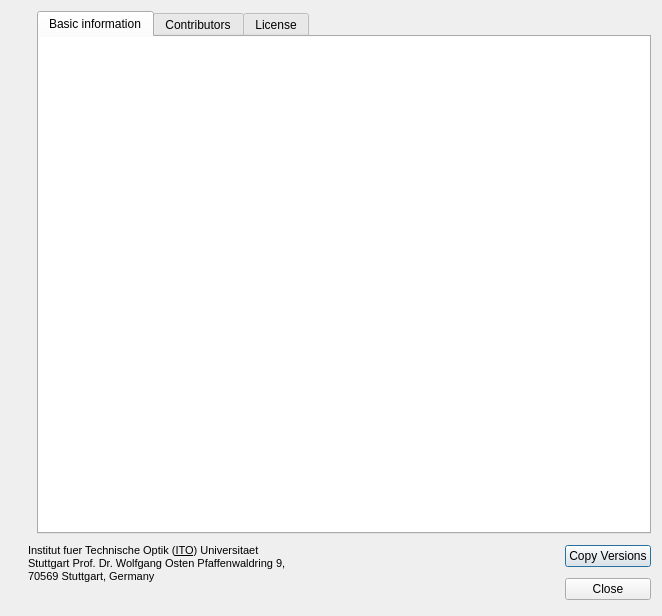
<?xml version="1.0" encoding="UTF-8"?>
<ui version="4.0">
 <class>DialogAboutQItom</class>
 <widget class="QDialog" name="DialogAboutQItom">
  <property name="geometry">
   <rect>
    <x>0</x>
    <y>0</y>
    <width>662</width>
    <height>616</height>
   </rect>
  </property>
  <property name="minimumSize">
   <size>
    <width>0</width>
    <height>0</height>
   </size>
  </property>
  <property name="maximumSize">
   <size>
    <width>16777215</width>
    <height>16777215</height>
   </size>
  </property>
  <property name="windowTitle">
   <string>About itom</string>
  </property>
  <layout class="QGridLayout" name="gridLayout">
   <item row="0" column="0">
    <widget class="QLabel" name="itomLogo">
     <property name="sizePolicy">
      <sizepolicy hsizetype="Preferred" vsizetype="Maximum">
       <horstretch>0</horstretch>
       <verstretch>0</verstretch>
      </sizepolicy>
     </property>
     <property name="maximumSize">
      <size>
       <width>64</width>
       <height>64</height>
      </size>
     </property>
     <property name="toolTip">
      <string>ito logo</string>
     </property>
     <property name="text">
      <string/>
     </property>
     <property name="pixmap">
      <pixmap resource="../qitom.qrc">:/application/icons/itomicon/itomLogo3_64.png</pixmap>
     </property>
     <property name="scaledContents">
      <bool>false</bool>
     </property>
    </widget>
   </item>
   <item row="0" column="1" rowspan="2">
    <widget class="QTabWidget" name="tabWidget">
     <property name="currentIndex">
      <number>0</number>
     </property>
     <widget class="QWidget" name="tab">
      <attribute name="title">
       <string>Basic information</string>
      </attribute>
      <layout class="QVBoxLayout" name="verticalLayout_4">
       <property name="spacing">
        <number>0</number>
       </property>
       <property name="leftMargin">
        <number>0</number>
       </property>
       <property name="topMargin">
        <number>0</number>
       </property>
       <property name="rightMargin">
        <number>0</number>
       </property>
       <property name="bottomMargin">
        <number>0</number>
       </property>
       <item>
        <widget class="QTextBrowser" name="txtBasic">
         <property name="enabled">
          <bool>true</bool>
         </property>
         <property name="font">
          <font>
           <kerning>true</kerning>
          </font>
         </property>
         <property name="autoFillBackground">
          <bool>true</bool>
         </property>
         <property name="frameShape">
          <enum>QFrame::NoFrame</enum>
         </property>
         <property name="frameShadow">
          <enum>QFrame::Raised</enum>
         </property>
         <property name="lineWidth">
          <number>1</number>
         </property>
         <property name="readOnly">
          <bool>true</bool>
         </property>
         <property name="html">
          <string>&lt;!DOCTYPE HTML PUBLIC &quot;-//W3C//DTD HTML 4.0//EN&quot; &quot;http://www.w3.org/TR/REC-html40/strict.dtd&quot;&gt;
&lt;html&gt;&lt;head&gt;&lt;meta name=&quot;qrichtext&quot; content=&quot;1&quot; /&gt;&lt;style type=&quot;text/css&quot;&gt;
p, li { white-space: pre-wrap; }
&lt;/style&gt;&lt;/head&gt;&lt;body style=&quot; font-family:'MS Shell Dlg 2'; font-size:6.6pt; font-weight:400; font-style:normal;&quot;&gt;
&lt;p style=&quot;-qt-paragraph-type:empty; margin-top:0px; margin-bottom:0px; margin-left:0px; margin-right:0px; -qt-block-indent:0; text-indent:0px; font-size:8pt;&quot;&gt;&lt;br /&gt;&lt;/p&gt;&lt;/body&gt;&lt;/html&gt;</string>
         </property>
         <property name="textInteractionFlags">
          <set>Qt::LinksAccessibleByMouse|Qt::TextSelectableByMouse</set>
         </property>
         <property name="openExternalLinks">
          <bool>true</bool>
         </property>
        </widget>
       </item>
      </layout>
     </widget>
     <widget class="QWidget" name="tab_2">
      <attribute name="title">
       <string>Contributors</string>
      </attribute>
      <layout class="QVBoxLayout" name="verticalLayout_5">
       <property name="spacing">
        <number>0</number>
       </property>
       <property name="leftMargin">
        <number>0</number>
       </property>
       <property name="topMargin">
        <number>0</number>
       </property>
       <property name="rightMargin">
        <number>0</number>
       </property>
       <property name="bottomMargin">
        <number>0</number>
       </property>
       <item>
        <widget class="QTextEdit" name="txtContributors">
         <property name="enabled">
          <bool>true</bool>
         </property>
         <property name="font">
          <font>
           <kerning>true</kerning>
          </font>
         </property>
         <property name="autoFillBackground">
          <bool>true</bool>
         </property>
         <property name="frameShape">
          <enum>QFrame::NoFrame</enum>
         </property>
         <property name="frameShadow">
          <enum>QFrame::Raised</enum>
         </property>
         <property name="lineWidth">
          <number>1</number>
         </property>
         <property name="readOnly">
          <bool>true</bool>
         </property>
         <property name="html">
          <string>&lt;!DOCTYPE HTML PUBLIC &quot;-//W3C//DTD HTML 4.0//EN&quot; &quot;http://www.w3.org/TR/REC-html40/strict.dtd&quot;&gt;
&lt;html&gt;&lt;head&gt;&lt;meta name=&quot;qrichtext&quot; content=&quot;1&quot; /&gt;&lt;style type=&quot;text/css&quot;&gt;
p, li { white-space: pre-wrap; }
&lt;/style&gt;&lt;/head&gt;&lt;body style=&quot; font-family:'MS Shell Dlg 2'; font-size:6.6pt; font-weight:400; font-style:normal;&quot;&gt;
&lt;p style=&quot;-qt-paragraph-type:empty; margin-top:0px; margin-bottom:0px; margin-left:0px; margin-right:0px; -qt-block-indent:0; text-indent:0px; font-size:8pt;&quot;&gt;&lt;br /&gt;&lt;/p&gt;&lt;/body&gt;&lt;/html&gt;</string>
         </property>
         <property name="textInteractionFlags">
          <set>Qt::LinksAccessibleByMouse|Qt::TextSelectableByMouse</set>
         </property>
        </widget>
       </item>
      </layout>
     </widget>
     <widget class="QWidget" name="tab_3">
      <attribute name="title">
       <string>License</string>
      </attribute>
      <layout class="QVBoxLayout" name="verticalLayout_6">
       <property name="spacing">
        <number>0</number>
       </property>
       <property name="leftMargin">
        <number>0</number>
       </property>
       <property name="topMargin">
        <number>0</number>
       </property>
       <property name="rightMargin">
        <number>0</number>
       </property>
       <property name="bottomMargin">
        <number>0</number>
       </property>
       <item>
        <widget class="QLabel" name="label">
         <property name="minimumSize">
          <size>
           <width>0</width>
           <height>40</height>
          </size>
         </property>
         <property name="text">
          <string>The following license text corresponds to the file COPYING.txt, which is provided with this installation of itom. </string>
         </property>
         <property name="alignment">
          <set>Qt::AlignLeading|Qt::AlignLeft|Qt::AlignVCenter</set>
         </property>
         <property name="wordWrap">
          <bool>true</bool>
         </property>
        </widget>
       </item>
       <item>
        <widget class="QTextEdit" name="txtLicense">
         <property name="enabled">
          <bool>true</bool>
         </property>
         <property name="font">
          <font>
           <kerning>true</kerning>
          </font>
         </property>
         <property name="autoFillBackground">
          <bool>true</bool>
         </property>
         <property name="frameShape">
          <enum>QFrame::NoFrame</enum>
         </property>
         <property name="frameShadow">
          <enum>QFrame::Raised</enum>
         </property>
         <property name="lineWidth">
          <number>1</number>
         </property>
         <property name="readOnly">
          <bool>true</bool>
         </property>
         <property name="html">
          <string>&lt;!DOCTYPE HTML PUBLIC &quot;-//W3C//DTD HTML 4.0//EN&quot; &quot;http://www.w3.org/TR/REC-html40/strict.dtd&quot;&gt;
&lt;html&gt;&lt;head&gt;&lt;meta name=&quot;qrichtext&quot; content=&quot;1&quot; /&gt;&lt;style type=&quot;text/css&quot;&gt;
p, li { white-space: pre-wrap; }
&lt;/style&gt;&lt;/head&gt;&lt;body style=&quot; font-family:'MS Shell Dlg 2'; font-size:6.6pt; font-weight:400; font-style:normal;&quot;&gt;
&lt;p style=&quot;-qt-paragraph-type:empty; margin-top:0px; margin-bottom:0px; margin-left:0px; margin-right:0px; -qt-block-indent:0; text-indent:0px; font-size:8pt;&quot;&gt;&lt;br /&gt;&lt;/p&gt;&lt;/body&gt;&lt;/html&gt;</string>
         </property>
         <property name="textInteractionFlags">
          <set>Qt::LinksAccessibleByMouse|Qt::TextSelectableByMouse</set>
         </property>
        </widget>
       </item>
      </layout>
     </widget>
    </widget>
   </item>
   <item row="1" column="0">
    <spacer name="verticalSpacer">
     <property name="orientation">
      <enum>Qt::Vertical</enum>
     </property>
     <property name="sizeHint" stdset="0">
      <size>
       <width>20</width>
       <height>316</height>
      </size>
     </property>
    </spacer>
   </item>
   <item row="2" column="0" colspan="2">
    <layout class="QHBoxLayout" name="horizontalLayout_2">
     <property name="sizeConstraint">
      <enum>QLayout::SetMinAndMaxSize</enum>
     </property>
     <item>
      <widget class="QLabel" name="ITOLogo">
       <property name="sizePolicy">
        <sizepolicy hsizetype="Preferred" vsizetype="Maximum">
         <horstretch>0</horstretch>
         <verstretch>0</verstretch>
        </sizepolicy>
       </property>
       <property name="maximumSize">
        <size>
         <width>64</width>
         <height>64</height>
        </size>
       </property>
       <property name="toolTip">
        <string>ito logo</string>
       </property>
       <property name="text">
        <string/>
       </property>
       <property name="pixmap">
        <pixmap>../icons/itomicon/itologo64.png</pixmap>
       </property>
       <property name="scaledContents">
        <bool>false</bool>
       </property>
      </widget>
     </item>
     <item>
      <widget class="QTextBrowser" name="itoText">
       <property name="sizePolicy">
        <sizepolicy hsizetype="Expanding" vsizetype="Maximum">
         <horstretch>0</horstretch>
         <verstretch>0</verstretch>
        </sizepolicy>
       </property>
       <property name="minimumSize">
        <size>
         <width>0</width>
         <height>65</height>
        </size>
       </property>
       <property name="maximumSize">
        <size>
         <width>16777215</width>
         <height>65</height>
        </size>
       </property>
       <property name="palette">
        <palette>
         <active>
          <colorrole role="Base">
           <brush brushstyle="SolidPattern">
            <color alpha="0">
             <red>48</red>
             <green>255</green>
             <blue>152</blue>
            </color>
           </brush>
          </colorrole>
          <colorrole role="Window">
           <brush brushstyle="SolidPattern">
            <color alpha="0">
             <red>40</red>
             <green>240</green>
             <blue>217</blue>
            </color>
           </brush>
          </colorrole>
         </active>
         <inactive>
          <colorrole role="Base">
           <brush brushstyle="SolidPattern">
            <color alpha="0">
             <red>48</red>
             <green>255</green>
             <blue>152</blue>
            </color>
           </brush>
          </colorrole>
          <colorrole role="Window">
           <brush brushstyle="SolidPattern">
            <color alpha="0">
             <red>40</red>
             <green>240</green>
             <blue>217</blue>
            </color>
           </brush>
          </colorrole>
         </inactive>
         <disabled>
          <colorrole role="Base">
           <brush brushstyle="SolidPattern">
            <color alpha="0">
             <red>40</red>
             <green>240</green>
             <blue>217</blue>
            </color>
           </brush>
          </colorrole>
          <colorrole role="Window">
           <brush brushstyle="SolidPattern">
            <color alpha="0">
             <red>40</red>
             <green>240</green>
             <blue>217</blue>
            </color>
           </brush>
          </colorrole>
         </disabled>
        </palette>
       </property>
       <property name="frameShape">
        <enum>QFrame::NoFrame</enum>
       </property>
       <property name="frameShadow">
        <enum>QFrame::Raised</enum>
       </property>
       <property name="verticalScrollBarPolicy">
        <enum>Qt::ScrollBarAlwaysOff</enum>
       </property>
       <property name="horizontalScrollBarPolicy">
        <enum>Qt::ScrollBarAsNeeded</enum>
       </property>
       <property name="html">
        <string>&lt;!DOCTYPE HTML PUBLIC &quot;-//W3C//DTD HTML 4.0//EN&quot; &quot;http://www.w3.org/TR/REC-html40/strict.dtd&quot;&gt;
&lt;html&gt;&lt;head&gt;&lt;meta name=&quot;qrichtext&quot; content=&quot;1&quot; /&gt;&lt;style type=&quot;text/css&quot;&gt;
p, li { white-space: pre-wrap; }
&lt;/style&gt;&lt;/head&gt;&lt;body style=&quot; font-family:'MS Shell Dlg 2'; font-size:6.6pt; font-weight:400; font-style:normal;&quot;&gt;
&lt;p style=&quot; margin-top:12px; margin-bottom:12px; margin-left:0px; margin-right:0px; -qt-block-indent:0; text-indent:0px;&quot;&gt;&lt;span style=&quot; font-size:8pt; color:#000000;&quot;&gt;Institut fuer Technische Optik (&lt;/span&gt;&lt;a href=&quot;http://www.ito.uni-stuttgart.de&quot;&gt;&lt;span style=&quot; font-size:8pt; text-decoration: underline; color:#000000;&quot;&gt;ITO&lt;/span&gt;&lt;/a&gt;&lt;span style=&quot; font-size:8pt; color:#000000;&quot;&gt;) Universitaet Stuttgart Prof. Dr. Wolfgang Osten Pfaffenwaldring 9, 70569 Stuttgart, Germany&lt;/span&gt;&lt;/p&gt;&lt;/body&gt;&lt;/html&gt;</string>
       </property>
       <property name="openExternalLinks">
        <bool>true</bool>
       </property>
      </widget>
     </item>
     <item>
      <spacer name="horizontalSpacer_2">
       <property name="orientation">
        <enum>Qt::Horizontal</enum>
       </property>
       <property name="sizeHint" stdset="0">
        <size>
         <width>28</width>
         <height>17</height>
        </size>
       </property>
      </spacer>
     </item>
     <item>
      <layout class="QVBoxLayout" name="verticalLayout_2">
       <item>
        <widget class="QPushButton" name="pushButtonCopy">
         <property name="toolTip">
          <string>Copy all version numbers to clip board</string>
         </property>
         <property name="text">
          <string>Copy Versions</string>
         </property>
        </widget>
       </item>
       <item>
        <widget class="QPushButton" name="pushButton_close">
         <property name="text">
          <string>Close</string>
         </property>
        </widget>
       </item>
      </layout>
     </item>
    </layout>
   </item>
  </layout>
 </widget>
 <resources>
  <include location="../qitom.qrc"/>
 </resources>
 <connections/>
</ui>
